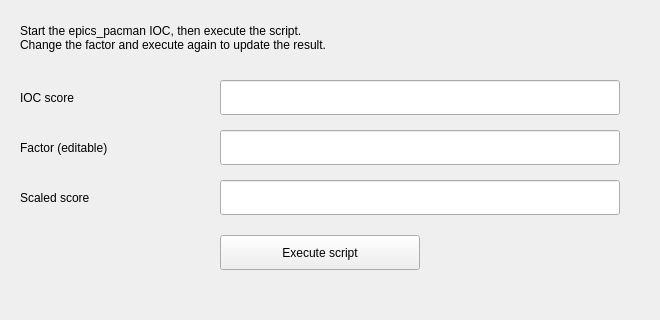
<?xml version="1.0" encoding="UTF-8"?>
<ui version="4.0">
 <class>ScriptScalarTest</class>
 <widget class="QMainWindow" name="ScriptScalarTest">
  <property name="geometry">
   <rect>
    <x>0</x>
    <y>0</y>
    <width>660</width>
    <height>320</height>
   </rect>
  </property>
  <property name="windowTitle">
   <string>caScript: EPICS score × internal factor</string>
  </property>
  <widget class="QWidget" name="centralwidget">
   <widget class="QLabel" name="instructions">
    <property name="geometry">
     <rect>
      <x>20</x>
      <y>15</y>
      <width>620</width>
      <height>45</height>
     </rect>
    </property>
    <property name="text">
     <string>Start the epics_pacman IOC, then execute the script.
Change the factor and execute again to update the result.</string>
    </property>
   </widget>
   <widget class="QLabel" name="scoreLabel">
    <property name="geometry">
     <rect>
      <x>20</x>
      <y>80</y>
      <width>180</width>
      <height>35</height>
     </rect>
    </property>
    <property name="text">
     <string>IOC score</string>
    </property>
   </widget>
   <widget class="caLineEdit" name="score">
    <property name="geometry">
     <rect>
      <x>220</x>
      <y>80</y>
      <width>400</width>
      <height>35</height>
     </rect>
    </property>
    <property name="channel" stdset="0">
     <string>epics3://PACMAN:PACMAN_USER_SCORE</string>
    </property>
   </widget>
   <widget class="QLabel" name="factorLabel">
    <property name="geometry">
     <rect>
      <x>20</x>
      <y>130</y>
      <width>180</width>
      <height>35</height>
     </rect>
    </property>
    <property name="text">
     <string>Factor (editable)</string>
    </property>
   </widget>
   <widget class="caTextEntry" name="factor">
    <property name="geometry">
     <rect>
      <x>220</x>
      <y>130</y>
      <width>400</width>
      <height>35</height>
     </rect>
    </property>
    <property name="channel" stdset="0">
     <string>internal://scriptFactor</string>
    </property>
   </widget>
   <widget class="QLabel" name="resultLabel">
    <property name="geometry">
     <rect>
      <x>20</x>
      <y>180</y>
      <width>180</width>
      <height>35</height>
     </rect>
    </property>
    <property name="text">
     <string>Scaled score</string>
    </property>
   </widget>
   <widget class="caLineEdit" name="result">
    <property name="geometry">
     <rect>
      <x>220</x>
      <y>180</y>
      <width>400</width>
      <height>35</height>
     </rect>
    </property>
    <property name="channel" stdset="0">
     <string>internal://scriptScaledScore</string>
    </property>
   </widget>
   <widget class="QPushButton" name="execute">
    <property name="geometry">
     <rect>
      <x>220</x>
      <y>235</y>
      <width>200</width>
      <height>35</height>
     </rect>
    </property>
    <property name="text">
     <string>Execute script</string>
    </property>
   </widget>
   <widget class="genSoftPV" name="factorDefinition">
    <property name="geometry">
     <rect>
      <x>20</x>
      <y>280</y>
      <width>240</width>
      <height>25</height>
     </rect>
    </property>
    <property name="variable">
     <string>scriptFactor</string>
    </property>
    <property name="dataType">
     <enum>genSoftPV::DataType::Double</enum>
    </property>
    <property name="value">
     <string>2</string>
    </property>
   </widget>
   <widget class="genSoftPV" name="resultDefinition">
    <property name="geometry">
     <rect>
      <x>330</x>
      <y>280</y>
      <width>240</width>
      <height>25</height>
     </rect>
    </property>
    <property name="variable">
     <string>scriptScaledScore</string>
    </property>
    <property name="dataType">
     <enum>genSoftPV::DataType::Double</enum>
    </property>
    <property name="value">
     <string>0</string>
    </property>
   </widget>
   <widget class="caScript" name="scaleScript">
    <property name="geometry">
     <rect>
      <x>440</x>
      <y>240</y>
      <width>181</width>
      <height>31</height>
     </rect>
    </property>
    <property name="show">
     <bool>true</bool>
    </property>
    <property name="script">
     <string>if (!(&quot;value&quot; in inputs.score) || !(&quot;value&quot; in inputs.factor)) {
    throw new Error(&quot;Input values are not available yet&quot;);
}
outputs.result.value = inputs.score.value * inputs.factor.value;</string>
    </property>
    <property name="channels">
     <string>[{&quot;alias&quot;:&quot;score&quot;,&quot;channel&quot;:&quot;epics3://PACMAN:PACMAN_USER_SCORE&quot;},{&quot;alias&quot;:&quot;factor&quot;,&quot;channel&quot;:&quot;internal://scriptFactor&quot;}]</string>
    </property>
    <property name="outputChannels" stdset="0">
     <string>[{&quot;alias&quot;:&quot;result&quot;,&quot;channel&quot;:&quot;internal://scriptScaledScore&quot;}]</string>
    </property>
   </widget>
  </widget>
 </widget>
 <customwidgets>
  <customwidget>
   <class>caTextEntry</class>
   <extends>caLineEdit</extends>
   <header>caTextEntry</header>
  </customwidget>
  <customwidget>
   <class>caLineEdit</class>
   <extends>QLineEdit</extends>
   <header>caLineEdit</header>
  </customwidget>
  <customwidget>
   <class>caScript</class>
   <extends>QWidget</extends>
   <header>cascript.h</header>
  </customwidget>
  <customwidget>
   <class>genSoftPV</class>
   <extends>QLabel</extends>
   <header>genSoftPV</header>
  </customwidget>
 </customwidgets>
 <resources/>
 <connections>
  <connection>
   <sender>execute</sender>
   <signal>clicked()</signal>
   <receiver>scaleScript</receiver>
   <slot>executeScript()</slot>
   <hints>
    <hint type="sourcelabel">
     <x>20</x>
     <y>20</y>
    </hint>
    <hint type="destinationlabel">
     <x>20</x>
     <y>20</y>
    </hint>
   </hints>
  </connection>
 </connections>
</ui>
